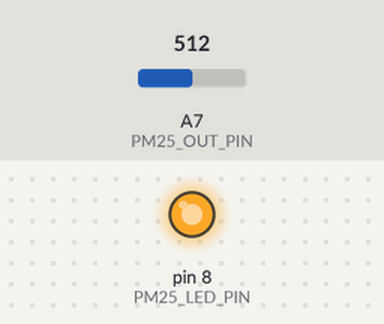
Recording of a sketch running on a simulated Arduino Nano, built with avr-gcc and run on an emulated ATmega328P. On the bench: output pins drawn as LEDs (lit = HIGH). Inputs (shaded band) come from the test bench; at power-on: A7 (PM25_OUT_PIN) = 512.

Above: at 0.1 s.
Timing chart, 0 to 1.6 s (numbered marks = the images above):
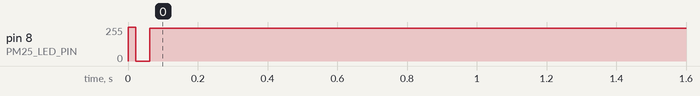

The sketch:

DustSensorExample.ino
```cpp
#include "RunningMedian.h"

#define PM25_LED_PIN 8
#define PM25_OUT_PIN A7

RunningMedian ppmsamples = RunningMedian(50);
float pm_mgpm3 = 0;

void setup()
{
    pinMode(PM25_LED_PIN, OUTPUT);
}

void loop()
{
    digitalWrite(PM25_LED_PIN, LOW);
    delayMicroseconds(280);
    int ppm = analogRead(PM25_OUT_PIN);
    delayMicroseconds(40);
    digitalWrite(PM25_LED_PIN, HIGH);
    delayMicroseconds(9680);

    ppmsamples.add(ppm);

    float voltage = ppmsamples.getAverage(10) * 0.0049;
    pm_mgpm3 = map(voltage*1000, 0.1*1000, 3.5*1000, 0, 0.5*1000) / 1000.0 - 0.1;
    pm_mgpm3 = constrain(pm_mgpm3, 0.0, 0.5);
    Serial.println(pm_mgpm3);
}
```

Measured:
- by itself, pin 8 (PM25_LED_PIN): 0/255 → 247/255 at 0.00 s
